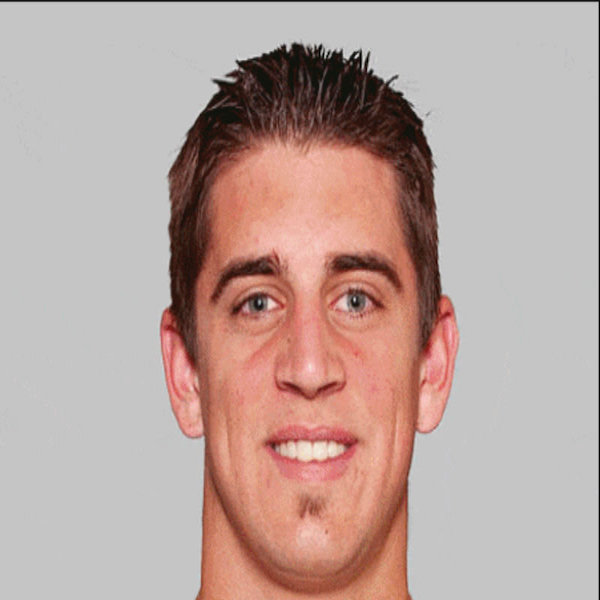
#> input picture Code/Justin/html_css/dude.jpg, 600 x 600 px, found by its file name
$ python lab16_image_manipulation_ver5.py
#> lines starting #> are read from the running program, lines starting #| are printed output that depends on the picture
from PIL import Image

# Make an average of two images

img1 = Image.open("./gifs/dude.jpg")
#> img1 is the input picture: PIL image 600x600 RGB; mean R, G, B 186.8, 164.7, 159
img2 = Image.open("./gifs/flower.jpg")
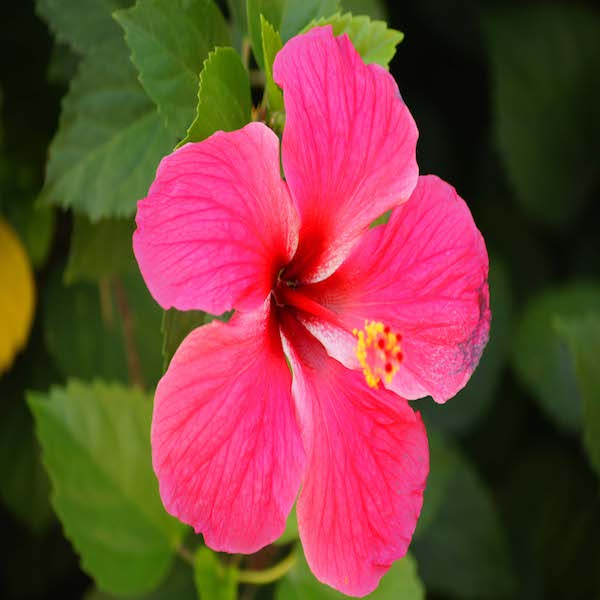
#> input picture Code/Justin/python/image_manipulation_lab/gifs/flower.jpg, 600 x 600 px
#> img2 is the input picture: PIL image 600x600 RGB; mean R, G, B 121.5, 65.5, 58.6
img3 = img2


width, height = img1.size
#> width = 600; height = 600
pixels1 = img1.load()
pixels2 = img2.load()
pixels3 = img3.load()


for i in range(width):
    for j in range(height):
        r1, g1, b1 = pixels1[i, j]
        r2, g2, b2 = pixels2[i, j]

        r3 = int((r1 + r2) / 2)
        g3 = int((g1 + g2) / 2)
        b3 = int((b1 + b2) / 2)


        pixels3[i, j] = (r3, g3, b3)


img3.show()
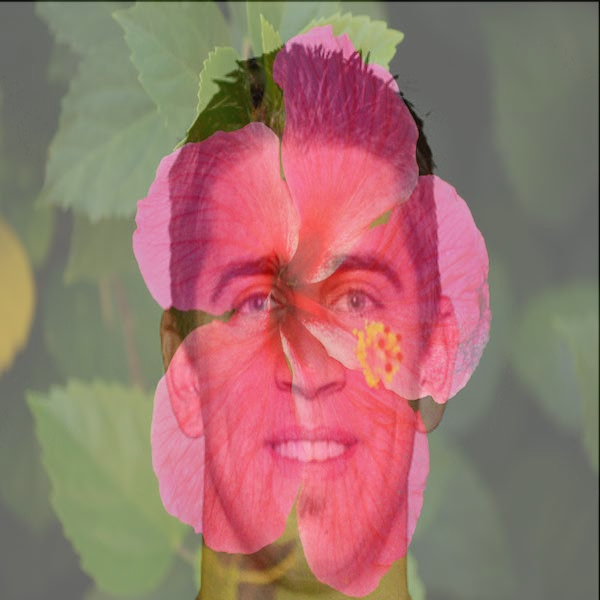
#> shown: PIL image 600x600 RGB; mean R, G, B 153.9, 114.9, 108.5
